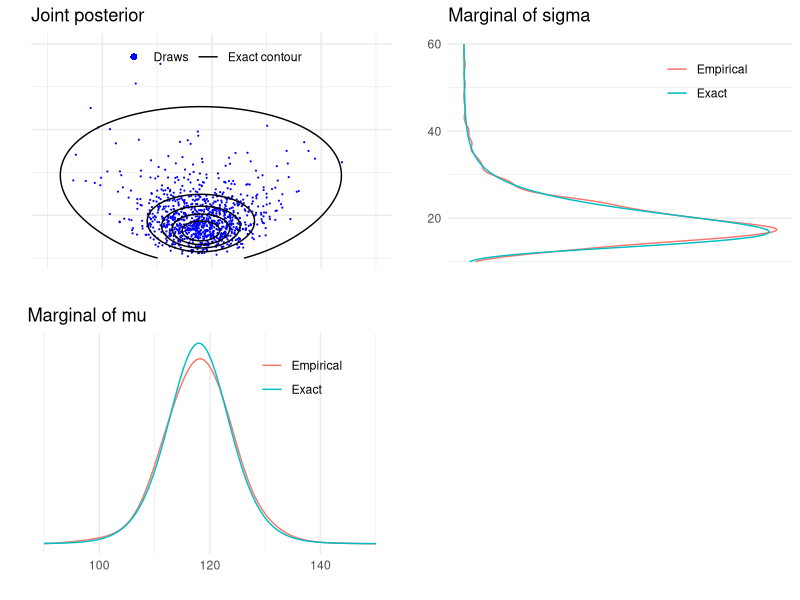
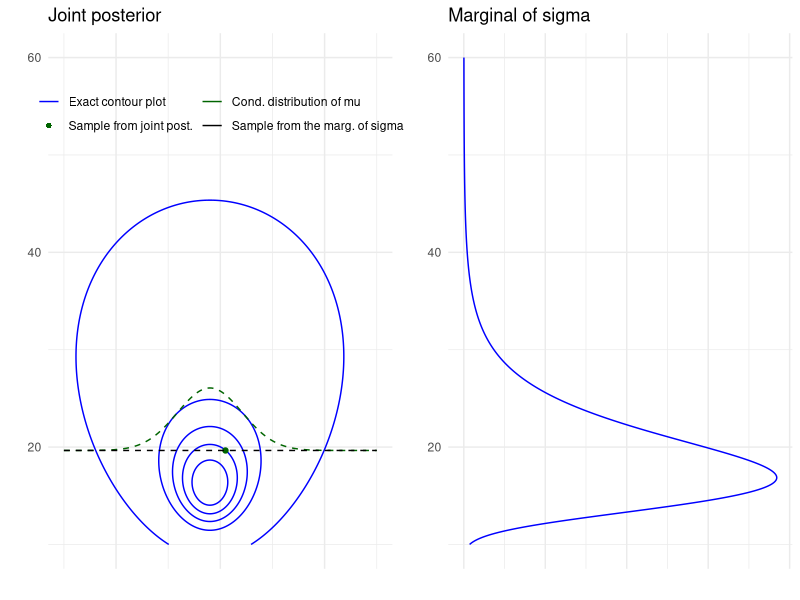
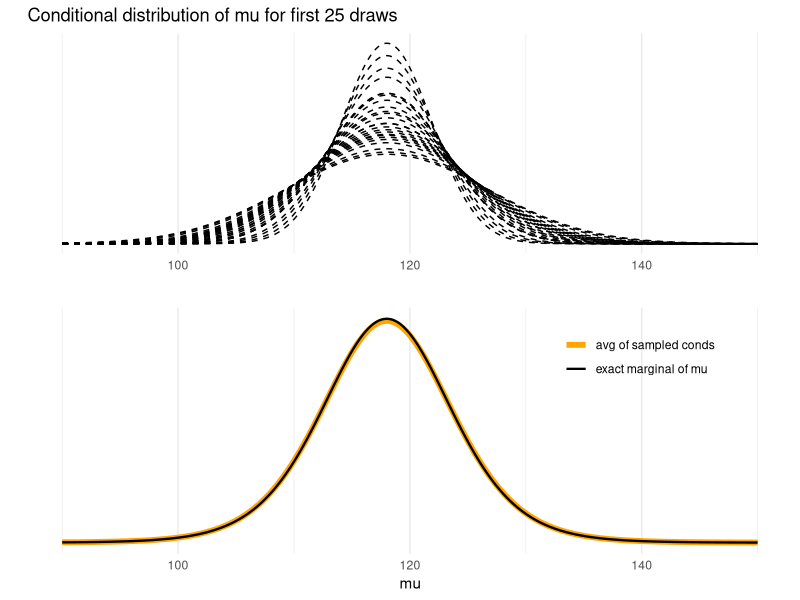
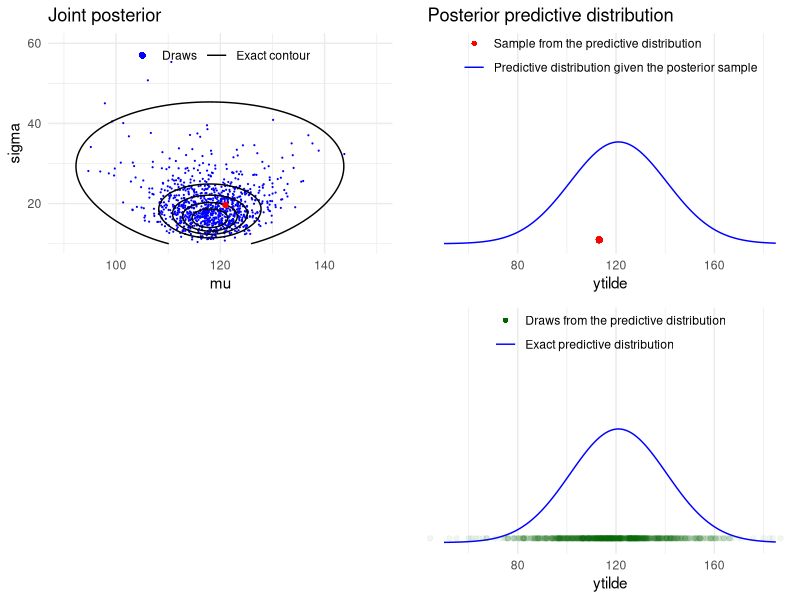

These charts were generated, in order, by the following R code:
#' ---
#' title: "Bayesian data analysis demos 3.1, 3.2, 3.3, 3.4"
#' author: "Aki Vehtari, Markus Paasiniemi"
#' date: "`r format(Sys.Date())`"
#' output:
#'   html_document:
#'     theme: readable
#'     code_download: true
#' ---

#' ## Normal model with unknown mean and variance (BDA3 section 3.2 on p. 64).
#' 
#' Multivariate joint distribution, conditional distribution, marginal
#' distribution, marginalization and posterior predictive distribution
#' 

#' ggplot2, grid, and gridExtra are used for plotting, tidyr for manipulating data frames
#+ setup, message=FALSE, error=FALSE, warning=FALSE
library(ggplot2)
theme_set(theme_minimal())
library(grid)
library(gridExtra)
library(tidyr)

#' #### Generic part common for Demos 3.1-3.4

#' Data
y <- c(93, 112, 122, 135, 122, 150, 118, 90, 124, 114)
#' Sufficient statistics
n <- length(y)
s2 <- var(y)
my <- mean(y)

#' Factorize the joint posterior p(mu,sigma2|y) to p(sigma2|y)p(mu|sigma2,y)
#' Sample from the joint posterior using this factorization
# helper functions to sample from and evaluate
# scaled inverse chi-squared distribution
rsinvchisq <- function(n, nu, s2, ...) nu*s2 / rchisq(n , nu, ...)
dsinvchisq <- function(x, nu, s2){
  exp(log(nu/2)*nu/2 - lgamma(nu/2) + log(s2)/2*nu - log(x)*(nu/2+1) - (nu*s2/2)/x)
}

#' Sample 1000 random numbers from p(sigma2|y)
ns <- 1000
sigma2  <- rsinvchisq(ns, n-1, s2)

#' Sample from p(mu|sigma2,y)
mu <- my + sqrt(sigma2/n)*rnorm(length(sigma2))

#' Create a variable sigma and
#' sample from predictive distribution p(ynew|y) for each draw of (mu, sigma)
sigma <- sqrt(sigma2)
ynew <- rnorm(ns, mu, sigma)

#' For mu, sigma and ynew compute the density in a grid
#' ranges for the grids
t1l <- c(90, 150)
t2l <- c(10, 60)
nl <- c(50, 185)
t1 <- seq(t1l[1], t1l[2], length.out = ns)
t2 <- seq(t2l[1], t2l[2], length.out = ns)
xynew <- seq(nl[1], nl[2], length.out = ns)

#' Compute the exact marginal density of mu
# multiplication by 1./sqrt(s2/n) is due to the transformation of
# variable z=(x-mean(y))/sqrt(s2/n), see BDA3 p. 21
pm <- dt((t1-my) / sqrt(s2/n), n-1) / sqrt(s2/n)

#' Estimate the marginal density using the draws
#' and ad hoc Gaussian kernel approximation
pmk <- density(mu, adjust = 2, n = ns, from = t1l[1], to = t1l[2])$y

#' Compute the exact marginal density of sigma
# the multiplication by 2*t2 is due to the transformation of
# variable z=t2^2, see BDA3 p. 21
ps <- dsinvchisq(t2^2, n-1, s2) * 2*t2

#' Estimate the marginal density using the draws
#' and ad hoc Gaussian kernel approximation
psk <- density(sigma, n = ns, from = t2l[1], to = t2l[2])$y

#' Compute the exact predictive density
# multiplication by 1./sqrt(s2/n) is due to the transformation of variable
# see BDA3 p. 21
p_new <- dt((xynew-my) / sqrt(s2*(1+1/n)), n-1) / sqrt(s2*(1+1/n))

#' Evaluate the joint density in a grid.
#' Note that the following is not normalized, but for plotting
#' contours it does not matter.
# Combine grid points into another data frame
# with all pairwise combinations
dfj <- data.frame(t1 = rep(t1, each = length(t2)),
                  t2 = rep(t2, length(t1)))
dfj$z <- dsinvchisq(dfj$t2^2, n-1, s2) * 2*dfj$t2 * dnorm(dfj$t1, my, dfj$t2/sqrt(n))
# breaks for plotting the contours
cl <- seq(1e-5, max(dfj$z), length.out = 6)

#' ### Demo 3.1 Visualise the joint and marginal densities
#' Visualise the joint density and marginal densities of the posterior
#' of normal distribution with unknown mean and variance.
#' 
#' Create a plot of the marginal density of mu
dfm <- data.frame(t1, Exact = pm, Empirical = pmk) %>%
   pivot_longer(cols = !t1, names_to="grp", values_to="p")
margmu <- ggplot(dfm) +
  geom_line(aes(t1, p, color = grp)) +
  coord_cartesian(xlim = t1l) +
  labs(title = 'Marginal of mu', x = '', y = '') +
  scale_y_continuous(breaks = NULL) +
  theme(legend.background = element_blank(),
        legend.position = c(0.75, 0.8),
        legend.title = element_blank())

#' Create a plot of the marginal density of sigma
dfs <- data.frame(t2, Exact = ps, Empirical = psk) %>% 
   pivot_longer(cols = !t2, names_to="grp", values_to="p")
margsig <- ggplot(dfs) +
  geom_line(aes(t2, p, color = grp)) +
  coord_cartesian(xlim = t2l) +
  coord_flip() +
  labs(title = 'Marginal of sigma', x = '', y = '') +
  scale_y_continuous(breaks = NULL) +
  theme(legend.background = element_blank(),
        legend.position = c(0.75, 0.8),
        legend.title = element_blank())

#' Create a plot of the joint density
joint1labs <- c('Draws','Exact contour')
joint1 <- ggplot() +
  geom_point(data = data.frame(mu,sigma), aes(mu, sigma, col = '1'), size = 0.1) +
  geom_contour(data = dfj, aes(t1, t2, z = z, col = '2'), breaks = cl) +
  coord_cartesian(xlim = t1l,ylim = t2l) +
  labs(title = 'Joint posterior', x = '', y = '') +
  scale_y_continuous(labels = NULL) +
  scale_x_continuous(labels = NULL) +
  scale_color_manual(values=c('blue', 'black'), labels = joint1labs) +
  guides(color = guide_legend(nrow  = 1, override.aes = list(
    shape = c(16, NA), linetype = c(0, 1), size = c(2, 1)))) +
  theme(legend.background = element_blank(),
        legend.position = c(0.5, 0.9),
        legend.title = element_blank())

#' Combine the plots
#+ blank, fig.show='hide'
# blank plot for combining the plots
bp <- grid.rect(gp = gpar(col = 'white'))
#+ combined
grid.arrange(joint1, margsig, margmu, bp, nrow = 2)

#' ### Demo 3.2 Visualise factored distribution
#' Visualise factored sampling and the corresponding
#' marginal and conditional densities.
#' 

#' Create another plot of the joint posterior
# data frame for the conditional of mu and marginal of sigma
dfc <- data.frame(mu = t1, marg = rep(sigma[1], length(t1)),
                  cond = sigma[1] + dnorm(t1 ,my, sqrt(sigma2[1]/n)) * 100) %>%
  pivot_longer(cols = c(marg,cond), names_to="grp", values_to="p")
# legend labels for the following plot
joint2labs <- c('Exact contour plot', 'Sample from joint post.',
               'Cond. distribution of mu', 'Sample from the marg. of sigma')
joint2 <- ggplot() +
  geom_contour(data = dfj, aes(t1, t2, z = z, col = '1'), breaks = cl) +
  geom_point(data = data.frame(m = mu[1], s = sigma[1]), aes(m , s, color = '2')) +
  geom_line(data = dfc, aes(mu, p, color = grp), linetype = 'dashed') +
  coord_cartesian(xlim = t1l,ylim = t2l) +
  labs(title = 'Joint posterior', x = '', y = '') +
  scale_x_continuous(labels = NULL) +
  scale_color_manual(values=c('blue', 'darkgreen','darkgreen','black'), labels = joint2labs) +
  guides(color = guide_legend(nrow  = 2, override.aes = list(
    shape = c(NA, 16, NA, NA), linetype = c(1, 0, 1, 1)))) +
  theme(legend.background = element_blank(),
        legend.position = c(0.5, 0.85),
        legend.title = element_blank())

#' Create another plot of the marginal density of sigma
margsig2 <- ggplot(data = data.frame(t2, ps)) +
  geom_line(aes(t2, ps), color = 'blue') +
  coord_cartesian(xlim = t2l) +
  coord_flip() +
  labs(title = 'Marginal of sigma', x = '', y = '') +
  scale_y_continuous(labels = NULL)

#' Combine the plots
grid.arrange(joint2, margsig2, ncol = 2)

#' ### Demo 3.3 Visualise the marginal distribution of mu
#' Visualise the marginal distribution of mu as a mixture of normals.
#' 

#' Calculate conditional pdfs for each sample
condpdfs <- sapply(t1, function(x) dnorm(x, my, sqrt(sigma2/n)))

#' Create a plot of some of them
# data frame of 25 first draws
dfm25 <- data.frame(t1, t(condpdfs[1:25,])) %>%
  pivot_longer(cols = !t1, names_to="grp", values_to="p")
condmu <- ggplot(data = dfm25) +
  geom_line(aes(t1, p, group = grp), linetype = 'dashed') +
  labs(title = 'Conditional distribution of mu for first 25 draws', y = '', x = '') +
  scale_y_continuous(breaks = NULL)

#' create a plot of their mean
dfsam <- data.frame(t1, colMeans(condpdfs), pm) %>%
  pivot_longer(cols = !t1, names_to="grp", values_to="p")
# labels
mulabs <- c('avg of sampled conds', 'exact marginal of mu')
meanmu <- ggplot(data = dfsam) +
  geom_line(aes(t1, p, size = grp, color = grp)) +
  labs(y = '', x = 'mu') +
  scale_y_continuous(breaks = NULL) +
  scale_size_manual(values = c(2, 0.8), labels = mulabs) +
  scale_color_manual(values = c('orange', 'black'), labels = mulabs) +
  theme(legend.position = c(0.8, 0.8),
        legend.background = element_blank(),
        legend.title = element_blank())

#' Combine the plots
grid.arrange(condmu, meanmu, ncol = 1)

#' ### Demo 3.4 Visualise posterior predictive distribution.
#' Visualise sampling from the posterior predictive distribution.

#' Calculate each predictive pdf with given mu and sigma
ynewdists <- sapply(xynew, function(x) dnorm(x, mu, sigma))

#' Create plot of the joint posterior with a draw
#' from the posterior predictive distribution, highlight the first sample
#' create a plot of the joint density
# data frame of dirst draw from sample the predictive along with the exact value for plotting
dfp <- data.frame(xynew, draw = ynewdists[1,], exact = p_new)
# data frame for plotting the draws
dfy <- data.frame(ynew, p = 0.02*max(ynewdists))
# legend labels
pred1labs <- c('Sample from the predictive distribution', 'Predictive distribution given the posterior sample')
pred2labs <- c('Draws from the predictive distribution', 'Exact predictive distribution')
joint3labs <- c('Draws', 'Exact contour')
joint3 <- ggplot() +
  geom_point(data = data.frame(mu, sigma), aes(mu, sigma, col = '1'), size = 0.1) +
  geom_contour(data = dfj, aes(t1, t2, z = z, col = '2'), breaks = cl) +
  geom_point(data = data.frame(x = mu[1], y = sigma[1]), aes(x, y), color = 'red') +
  coord_cartesian(xlim = t1l,ylim = t2l) +
  labs(title = 'Joint posterior', x = 'mu', y = 'sigma') +
  scale_color_manual(values=c('blue', 'black'), labels = joint3labs) +
  guides(color = guide_legend(nrow  = 1, override.aes = list(
    shape = c(16, NA), linetype = c(0, 1), size = c(2, 1)))) +
  theme(legend.background = element_blank(),
        legend.position=c(0.5 ,0.9),
        legend.title = element_blank())

#' Create a plot of the predicitive distribution and the respective sample
pred1 <- ggplot() +
  geom_line(data = dfp, aes(xynew, draw, color = '2')) +
  geom_point(data = dfy, aes(ynew[1], p, color = '1')) +
  coord_cartesian(xlim = nl, ylim = c(0,0.04)) +
  labs(title = 'Posterior predictive distribution', x = 'ytilde', y = '') +
  scale_y_continuous(breaks = NULL) +
  scale_color_manual(values = c('red', 'blue'), labels = pred1labs) +
  guides(color = guide_legend(nrow = 2, override.aes = list(
    linetype = c(0, 1), shape=c(16, NA), labels = pred1labs))) +
  theme(legend.background = element_blank(),
        legend.position = c(0.5 ,0.9),
        legend.title = element_blank())

#' Create a plot for all ynews
pred2 <- ggplot() +
  geom_line(data = dfp, aes(xynew, draw, color = '2')) +
  geom_point(data = dfy, aes(ynew, p, color = '1'), alpha = 0.05) +
  coord_cartesian(xlim = nl, ylim = c(0,0.04)) +
  labs(x = 'ytilde', y = '') +
  scale_y_continuous(breaks=NULL) +
  scale_color_manual(values=c('darkgreen','blue'),labels=pred2labs) +
  guides(color = guide_legend(nrow = 2, override.aes=list(
    linetype = c(0, 1), shape = c(16, NA), alpha = c(1, 1) ,labels = pred2labs))) +
  theme(legend.background = element_blank(),
        legend.position = c(0.5 ,0.9),
        legend.title = element_blank())

#' Combine the plots
grid.arrange(joint3, pred1, bp, pred2, nrow = 2)
